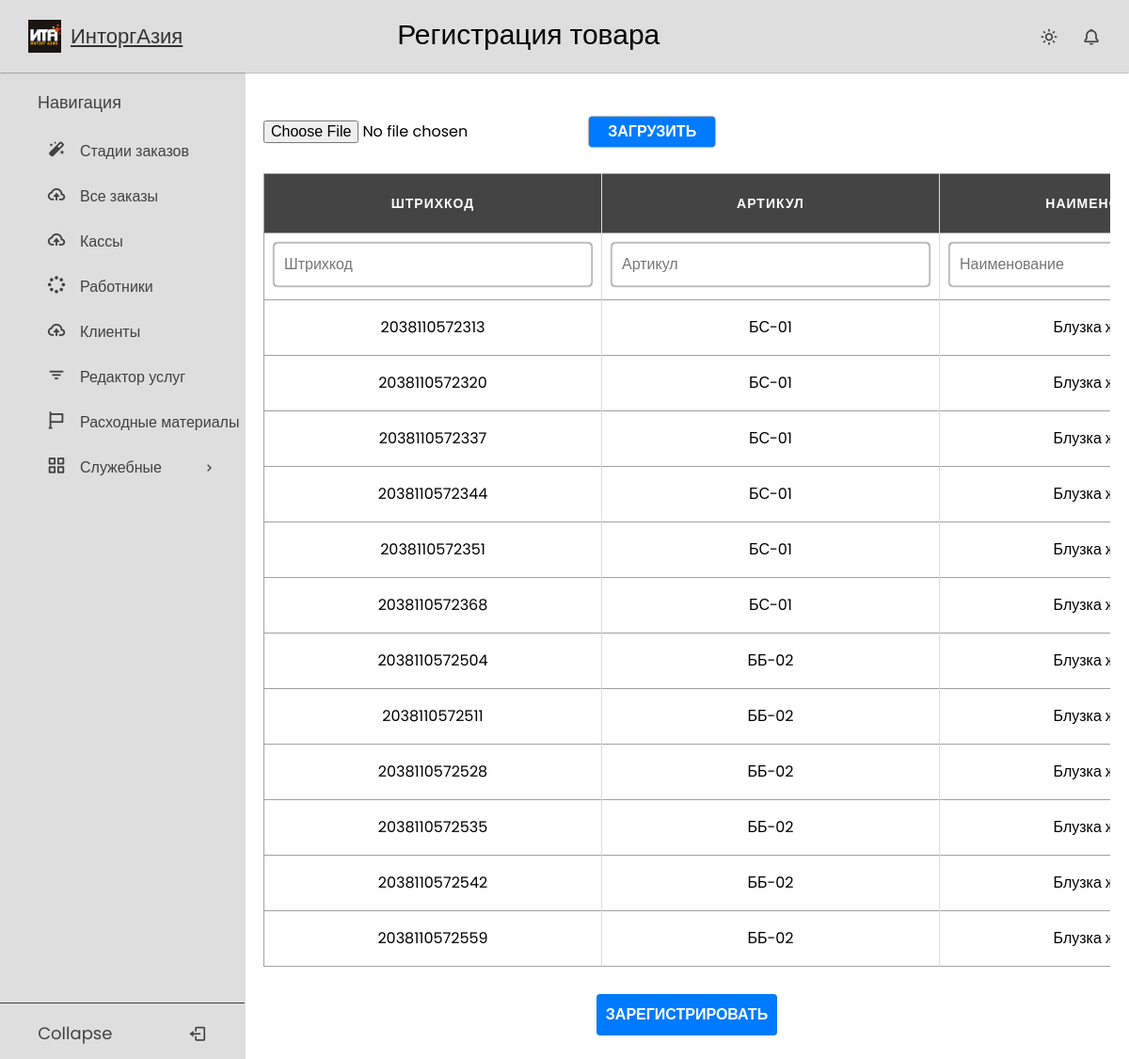
Before: /import/1/ with the older database file.
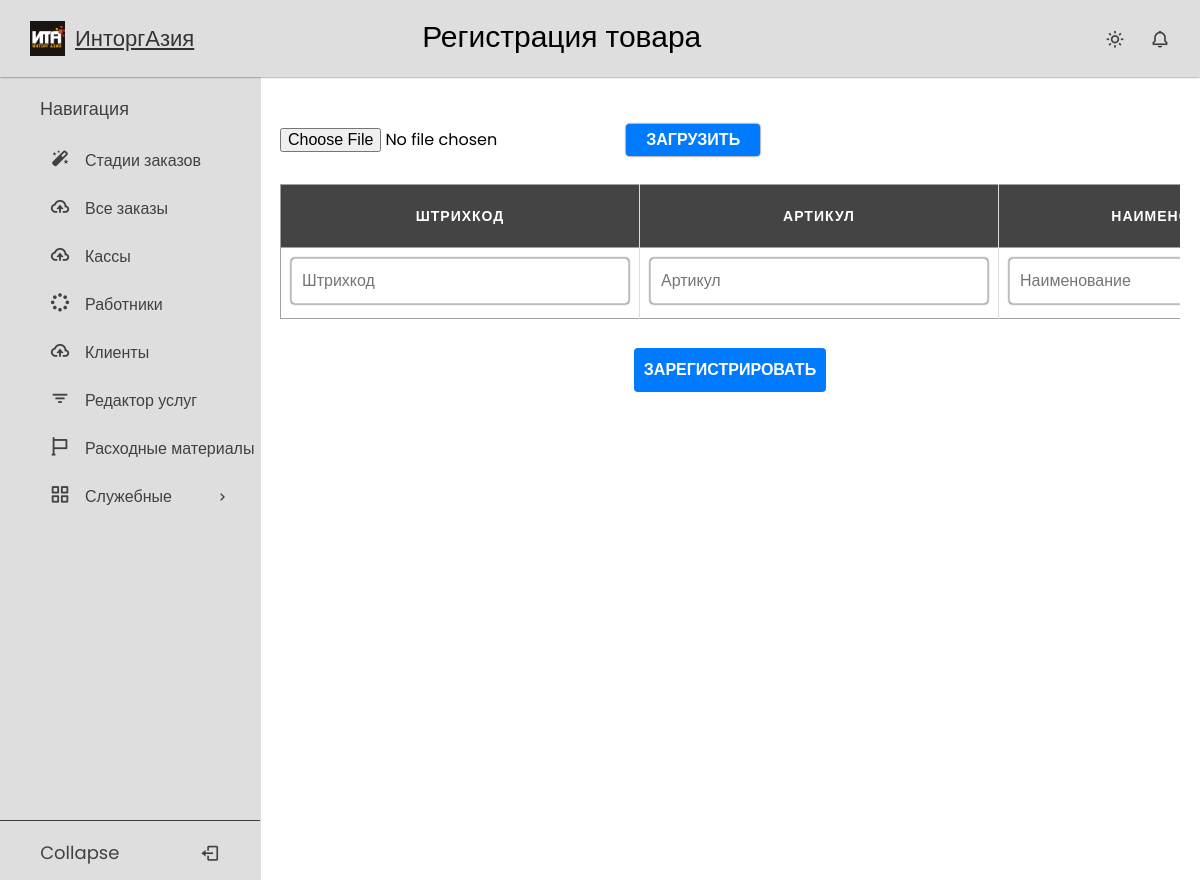
After: the same page with the newer database file.
### crm_warehouse/models.py (models this page shows, shortened)
class Product(models.Model):
    order = models.ForeignKey(Order, on_delete=models.CASCADE, related_name='products')
    barcode = models.CharField(max_length=50)
    article = models.CharField(max_length=50)
    name = models.CharField(max_length=50, null=True)
    count = models.IntegerField(default=0, blank=True, null=True)
    declared_quantity = models.IntegerField(default=0, null=True)
    actual_quantity = models.IntegerField(default=0, null=True)
    size = models.CharField(max_length=30, blank=True, null=True)
    color = models.CharField(max_length=30, null=True, blank=True)
    composition = models.CharField(max_length=150, blank=True, null=True)
    brand = models.CharField(max_length=90, blank=True, null=True)
    defective = models.IntegerField(null=True, blank=True)
    good_quality = models.IntegerField(null=True, blank=True)
    country = models.CharField(max_length=50, blank=True, null=True)
    comment = models.TextField(blank=True, null=True)
    confirmation = models.BooleanField(default=False)
    defective_check = models.BooleanField(default=False)
    in_work = models.BooleanField(default=False)

### crm_warehouse/views.py (the view, shortened to what this page needs)
# urls.py: path('import/<int:order_id>/', ImportExcelView.as_view(), name='import_excel'),
class ImportExcelView(View):
    template_name = 'stages/database_loading.html'
    def get(self, request, order_id):
        form = UploadForm()
        products = Product.objects.filter(order_id=order_id)
        context = {
            'order_id': order_id,
            'products': products,
            'form': form
        }
        return render(request, self.template_name, context)

### crm_warehouse/forms.py
class UploadForm(forms.Form):
    file = forms.FileField()

### templates/stages/database_loading.html (shortened to what this page needs)
{% extends 'templates/base.html' %}
{% load static %}
{% block css %}
    <link rel="stylesheet" href="{% static 'css/tables.css' %}">
{% endblock %}
{% block page_title %}
Регистрация товара
{% endblock %}
{% block content %}
    <br>
    <div class="import">
        <form method="post" enctype="multipart/form-data">
            <input type="file" name="file" accept=".xlsx, .xls">
            <input type="submit" value="Загрузить">
        </form>
    </div>
    <div>
        <br>
    <div class="table-container">
<table>
  <thead>
    <tr>
      <th data-label="Штрихкод">Штрихкод</th>
      <th data-label="Артикул">Артикул</th>
      <th data-label="Наименование">Наименование</th>
    </tr>
  </thead>
  <tbody>
    <form action="{% url 'product_add' %}" method="post">
      <tr>
        <td data-label="Штрихкод">
          <label>
            <input type="text" name="barcode" required value="{{ product.barcode }}" placeholder="Штрихкод">
          </label>
        </td>
        <td data-label="Артикул">
          <label>
            <input type="text" name="article" required value="{{ product.article }}" placeholder="Артикул">
          </label>
        </td>
        <td data-label="Наименование">
          <label>
            <input type="text" name="name" required value="{{ product.name }}" placeholder="Наименование">
          </label>
        </td>
      </tr>
    </form>
    {% for product in products %}
    <tr>
      <td data-label="Штрихкод">{{ product.barcode }}</td>
      <td data-label="Артикул">{{ product.article }}</td>
      <td data-label="Наименование">{{ product.name }}</td>
    </tr>
    {% endfor %}
  </tbody>
</table>
</div>
    </div>
    <br>
    <div class="next_stage">
 <form action="{% url 'database_loading_next' order_id %}" method="post">
        <button type="submit">Зарегистрировать</button>
    </form>
    </div>
{% endblock %}

### templates/base.html (shortened to what this page needs)
{% load static %}
<!doctype html>
<html lang="en">
<head>
    <link href="https://unpkg.com/boxicons@2.1.4/css/boxicons.min.css" rel="stylesheet" />
    <link rel="stylesheet" href="{% static 'css/null.css' %}">
    <link rel="stylesheet" href="{% static 'css/sidebar.css' %}">
    <link rel="stylesheet" href="{% static 'css/style.css' %}">
    {% block css %}
    {% endblock %}
</head>
<body>
    <nav class="navbar">
      <div class="logo_item">
        <img src="{% static 'imgs/icons/logo.png' %}" alt=""><a href="{% url 'dashboard' %}">ИнторгАзия</a>
      </div>
      <div class="search_bar">
      <div class="page_title">
            {% block page_title %}{% endblock %}
      </div>
      </div>
      <div class="navbar_content">
        <i class='bx bx-sun' id="darkLight"></i>
        <i class='bx bx-bell' ></i>
      </div>
    </nav>
{% if user.user_type == 'client' %}
    <nav class="sidebar">
      <div class="menu_content">
        <ul class="menu_items">
        <ul class="menu_items">
            <li class="item">
            <a href="{% url 'dashboard' %}" class="nav_link">
              <span class="navlink_icon">
                <i class="bx bxs-magic-wand"></i>
              </span>
              <span class="navlink">Стадии заказов</span>
            </a>
          </li>
            <li class="item">
            <a href="{% url 'my_orders' %}" class="nav_link">
              <span class="navlink_icon">
                <i class="bx bx-cloud-upload"></i>
              </span>
              <span class="navlink">Все заказы</span>
            </a>
          </li>
        </ul>
        <ul class="menu_items">
          <li class="item">
            <div href="#" class="nav_link submenu_item">
              <span class="navlink_icon">
                <i class="bx bx-grid-alt"></i>
              </span>
              <span class="navlink">Служебные</span>
              <i class="bx bx-chevron-right arrow-left"></i>
            </div>
            <ul class="menu_items submenu">
              <a href="{% url 'logout' %}" class="nav_link sublink">Выйти</a>
            </ul>
          </li>
        </ul>
        </ul>
        <div class="bottom_content">
          <div class="bottom expand_sidebar">
            <span> Expand</span>
            <i class='bx bx-log-in' ></i>
          </div>
          <div class="bottom collapse_sidebar">
            <span> Collapse</span>
            <i class='bx bx-log-out'></i>
          </div>
        </div>
        </div>
    </nav>
{% else %}
    <nav class="sidebar">
      <div class="menu_content">
        <ul class="menu_items">
        <ul class="menu_items">
          <div class="menu_title menu_editor"></div>
          <li class="item">
            <a href="{% url 'dashboard' %}" class="nav_link">
              <span class="navlink_icon">
                <i class="bx bxs-magic-wand"></i>
              </span>
              <span class="navlink">Стадии заказов</span>
            </a>
          </li>
            <li class="item">
            <a href="{% url 'order_list' %}" class="nav_link">
              <span class="navlink_icon">
                <i class="bx bx-cloud-upload"></i>
              </span>
              <span class="navlink">Все заказы</span>
            </a>
          </li>
            <li class="item">
            <a href="{% url 'cashbox_list' %}" class="nav_link">
              <span class="navlink_icon">
                <i class="bx bx-cloud-upload"></i>
              </span>
              <span class="navlink">Кассы</span>
            </a>
          </li>
          <li class="item">
            <a href="{% url 'employer_list' %}" class="nav_link">
              <span class="navlink_icon">
                <i class="bx bx-loader-circle"></i>
              </span>
              <span class="navlink">Работники</span>
            </a>
          </li>
            <li class="item">
            <a href="{% url 'client_list' %}" class="nav_link">
              <span class="navlink_icon">
                <i class="bx bx-cloud-upload"></i>
              </span>
              <span class="navlink">Клиенты</span>
            </a>
          </li>
        </ul>
        <ul class="menu_items">
        <li class="item">
            <a href="{% url 'service_list' %}" class="nav_link">
              <span class="navlink_icon">
                <i class="bx bx-filter"></i>
              </span>
              <span class="navlink">Редактор услуг</span>
            </a>
          </li>
            <li class="item">
            <a href="{% url 'consumable_list' %}" class="nav_link">
              <span class="navlink_icon">
                <i class="bx bx-flag"></i>
              </span>
              <span class="navlink">Расходные материалы</span>
            </a>
          </li>
          <li class="item">
            <div href="#" class="nav_link submenu_item">
              <span class="navlink_icon">
                <i class="bx bx-grid-alt"></i>
              </span>
              <span class="navlink">Служебные</span>
              <i class="bx bx-chevron-right arrow-left"></i>
            </div>
          </li>
        </ul>
        </ul>
        <div class="bottom_content">
          <div class="bottom expand_sidebar">
            <span> Expand</span>
          </div>
          <div class="bottom collapse_sidebar">
            <span> Collapse</span>
            <i class='bx bx-log-out'></i>
          </div>
        </div>
        </div>
    </nav>
    {% endif %}
  <div class="content">
  <div class="container">
  <div class="main">
    {% block content %}
    {% endblock %}
  </div>
  </div>
  </div>
</body>
</html>

### static/css/null.css (style rules this page uses)
*, *::before, *::after { box-sizing: border-box; }
ul[class], ol[class] { padding: 0; }
body, h1, h2, h3, h4, p, ul[class], ol[class], li, figure, figcaption, blockquote, dl, dd { list-style-type: none; margin: 0; }
body { min-height: 100vh; scroll-behavior: smooth; text-rendering: optimizeSpeed; line-height: 1.5; }
ul[class], ol[class] { list-style: none; padding: 0; margin: 0; }
a:not([class]) { text-decoration-skip-ink: auto; }
img { max-width: 100%; display: block; }
input, button, textarea, select { font: inherit; }

### static/css/sidebar.css (style rules this page uses)
* { margin: 0; padding: 0; box-sizing: border-box; font-family: "Poppins", sans-serif; }
:root { --white-color: #dedede; --blue-color: #1655ff; --grey-color: #424141; --grey-color-light: rgba(0, 0, 0, 0.73); }
body { background-color: #ffffff; transition: all 0.5s ease; }
body a { color: #333333; text-decoration: underline; }
.navbar { position: fixed; top: 0; width: 100%; left: 0; background-color: var(--white-color); display: flex; align-items: center; justify-content: space-between; padding: 15px 30px; z-index: 1000; box-shadow: 0 0 2px var(--grey-color-light); }
.logo_item { display: flex; align-items: center; column-gap: 10px; font-size: 22px; font-weight: 500; color: var(--blue-color); }
.navbar img { width: 35px; height: 35px; }
.search_bar { height: 47px; max-width: 430px; width: 100%; }
.navbar_content { display: flex; align-items: center; column-gap: 25px; }
.navbar_content i { cursor: pointer; font-size: 20px; color: var(--grey-color); }
.sidebar { background-color: var(--white-color); width: 260px; position: fixed; top: 0; left: 0; height: 100%; padding: 80px 20px; z-index: 100; overflow-y: scroll; box-shadow: 0 0 1px var(--grey-color-light); transition: all 0.5s ease; }
.menu_content { position: relative; }
.menu_title { margin: 15px 0; padding: 0 20px; font-size: 18px; }
.menu_title::before { color: var(--grey-color); white-space: nowrap; }
.menu_editor::before { content: "Навигация"; }
.menu_items { padding: 0; list-style: none; }
.navlink_icon { position: relative; font-size: 22px; min-width: 50px; line-height: 40px; display: inline-block; text-align: center; border-radius: 6px; }
.navlink_icon::before { content: ""; position: absolute; height: 100%; width: calc(100% + 100px); left: -20px; }
.sidebar .nav_link { display: flex; align-items: center; width: 100%; padding: 4px 15px; border-radius: 8px; text-decoration: none; color: var(--grey-color); white-space: nowrap; }
.submenu_item { cursor: pointer; }
.submenu_item .arrow-left { position: absolute; right: 10px; display: inline-block; margin-right: auto; }
.bottom_content { position: fixed; bottom: 60px; left: 0; width: 260px; cursor: pointer; transition: all 0.5s ease; }
.bottom { position: absolute; display: flex; align-items: center; left: 0; justify-content: space-around; padding: 18px 0; text-align: center; width: 100%; color: var(--grey-color); border-top: 1px solid var(--grey-color-light); background-color: var(--white-color); }
.bottom i { font-size: 20px; }
.bottom span { font-size: 18px; }
.content { margin-left: 260px; margin-top: 80px; padding: 20px; transition: all 0.5s ease; }

### static/css/style.css (style rules this page uses)
input[type="text"], input[type="password"], select, input[type="email"] { margin-bottom: 4px; padding: 10px; border: 1px solid #ccc; border-radius: 4px; font-size: 16px; color: #111; box-shadow: 0 0 2px black; }
input[type="submit"] { margin-bottom: 4px; padding: 4px 20px; background-color: #007bff; color: #fff; border: none; border-radius: 4px; font-size: 16px; font-weight: bold; text-transform: uppercase; transition: background-color 0.3s ease; cursor: pointer; box-shadow:0 0 2px black; }
button { margin-bottom: 6px; padding: 4px 20px; background-color: #007bff; color: #fff; border: none; border-radius: 4px; font-size: 16px; font-weight: bold; text-transform: uppercase; transition: background-color 0.3s ease; cursor: pointer; }
.next_stage { align-items: center; }
.next_stage button { display: block; padding: 10px 10px; margin: 5px auto; }
a { text-decoration: none; }
.page_title { font-size: 30px; }

### static/css/tables.css (style rules this page uses)
.table-container { max-width: 100%; overflow: auto; }
table { border: 1px solid #ccc; width: 100%; margin:0; padding:0; border-collapse: collapse; border-spacing: 0; }
table tr { border: 1px solid #a1a1a1; padding: 5px; }
table th, table td { padding: 10px; text-align: center; border-right: 1px solid #ddd; }
table th { color: #fff; background-color: #444; text-transform: uppercase; font-size: 14px; letter-spacing: 1px; }

Changed rows visible on the page:
removed Product: barcode "2038110572313", article "БС-01", name "Блузка…"
removed Product: barcode "2038110572320", article "БС-01", name "Блузка…"
removed Product: barcode "2038110572337", article "БС-01", name "Блузка…"
removed Product: barcode "2038110572344", article "БС-01", name "Блузка…"
removed Product: barcode "2038110572351", article "БС-01", name "Блузка…"
removed Product: barcode "2038110572368", article "БС-01", name "Блузка…"
removed Product: barcode "2038110572504", article "ББ-02", name "Блузка…"
removed Product: barcode "2038110572511", article "ББ-02", name "Блузка…"
removed Product: barcode "2038110572528", article "ББ-02", name "Блузка…"
removed Product: barcode "2038110572535", article "ББ-02", name "Блузка…"
removed Product: barcode "2038110572542", article "ББ-02", name "Блузка…"
removed Product: barcode "2038110572559", article "ББ-02", name "Блузка…"
